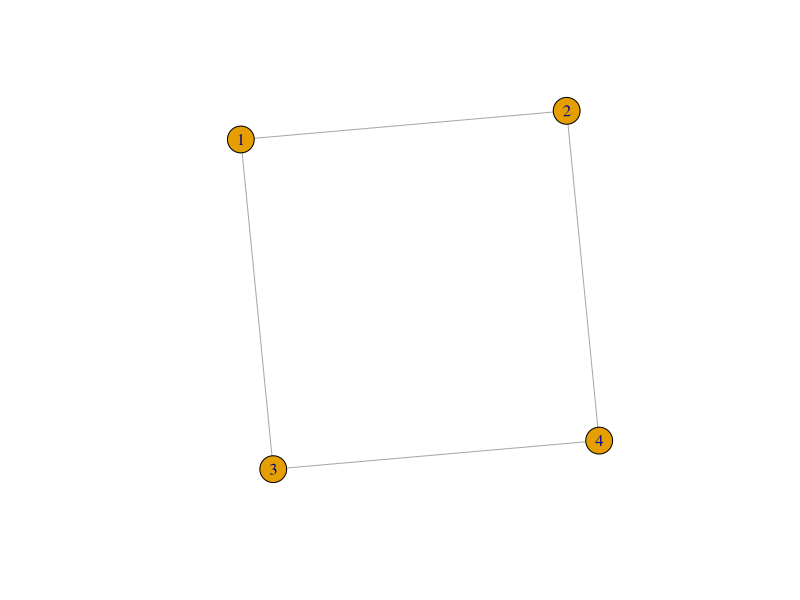

Source code (R):
library(igraph)

adj_mtx1 <- matrix(data = c(0,3,4,0, 3,0,5,0, 4,5,0,8, 0,0,8,0), nrow = 4)
adj_mtx2 <- matrix(data = c(0,3,4,0,9,  3,0,5,0,0,  4,5,0,8,0, 0,0,8,0,0,  9,0,0,0,0), nrow = 5)
adj_mtx3 <- matrix(data = c(0,1,1,0, 1,0,0,1, 1,0,0,1, 0,1,1,0), nrow = 4 )

adj_mtx <- adj_mtx3

g_w <- graph_from_adjacency_matrix(adj_mtx, mode = 'undirected', weighted = TRUE)
plot(g_w, e=TRUE, v=TRUE)

# Add node weights
g_w <- set_vertex_attr(g_w, name='intensity', valu=c(5,10,15,20))

adj_mtx <- igraph::as_adj(graph = g_w)
adj_listw <- spdep::mat2listw(adj_mtx)
nb <- adj_listw$neighbours

w_listw <- spdep::nb2listw(nb, style="W", zero.policy=TRUE) 

intensity_e <- igraph::edge_attr(g_w, 'weight')
intensity_v <-  igraph::vertex_attr(g_w, 'intensity')
intensity <- intensity_v

locmoran <- spdep::localmoran_perm(x = intensity, 
                                   listw = w_listw, 
                                   zero.policy = TRUE, 
                                   na.action = na.omit, 
                                   nsim = 999) # 999 permutations

# Calculate deviations
node_int_deviation <- intensity - mean(intensity)  
locmoran_deviation <- locmoran[, 'Ii'] - mean(locmoran[, 'Ii'])

# create a new variable identifying the moran plot quadrant for each observation, dismissing the non-significant ones
quad_sig <- NA
significance <- 0.05

# non-significant observations
quad_sig[(locmoran[, 5] > significance)] <- 2 # "insignificant"  
# low-low quadrant
quad_sig[(node_int_deviation < 0 & locmoran_deviation < 0) & (locmoran[, 5] <= significance)] <- 3 # "low-low"
# low-high quadrant
quad_sig[(node_int_deviation < 0 & locmoran_deviation > 0) & (locmoran[, 5] <= significance)] <- 4 # "low-high"
# high-low quadrant
quad_sig[(node_int_deviation > 0 & locmoran_deviation < 0) & (locmoran[, 5] <= significance)] <- 5 # "high-low"
# high-high quadrant
quad_sig[(node_int_deviation > 0 & locmoran_deviation > 0) & (locmoran[, 5] <= significance)] <- 6 # "high-high"

quad_sig[setdiff(as.numeric(igraph::V(g_w)), igraph::V(g_w))] <- 1 # Not contemplated vertices 
